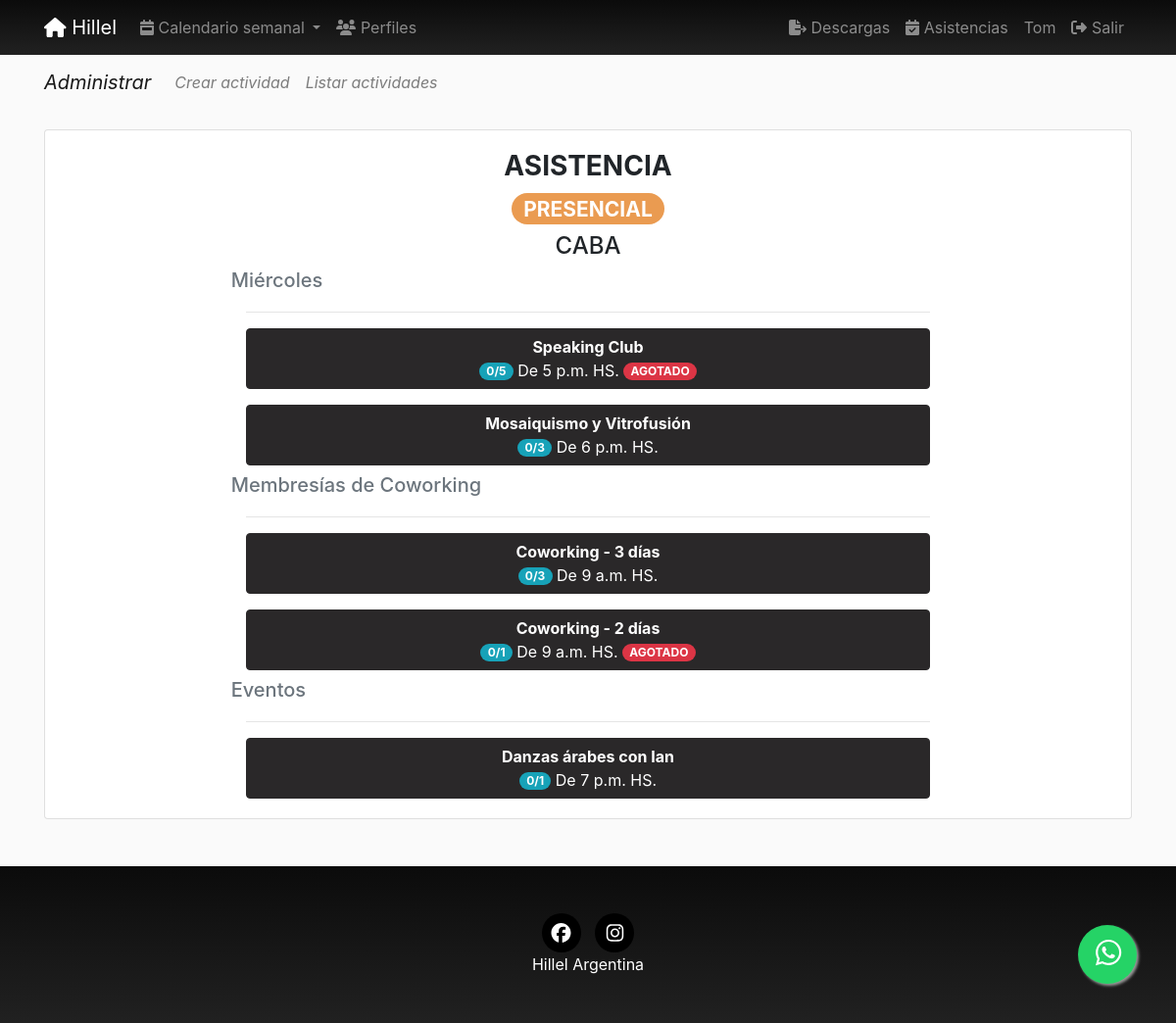
/pages/asistencia/0 (signed in), run on an earlier commit of the app's database.
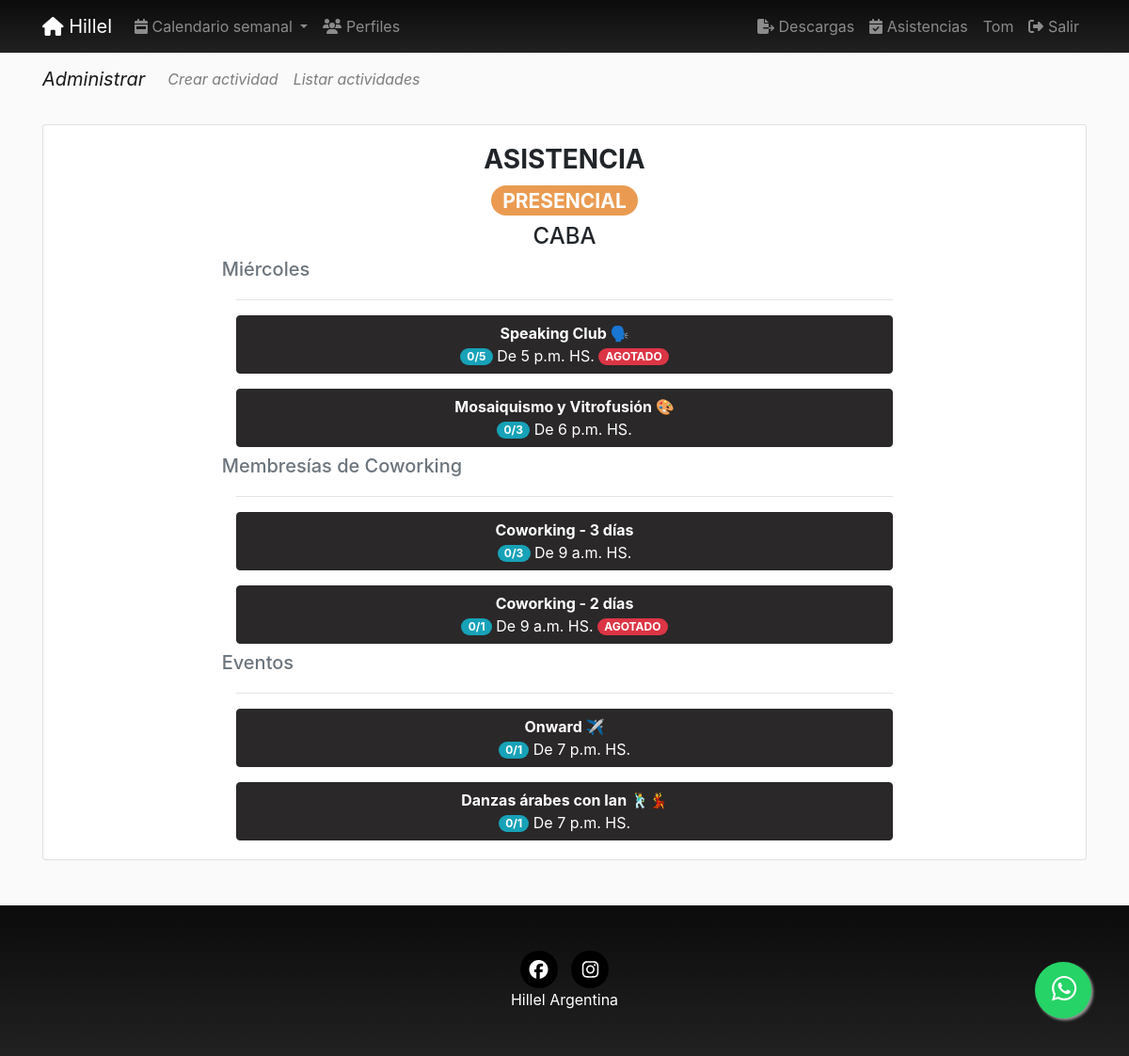
And on a later commit of the database.
### pages/models.py (models this page shows, shortened)
class Day(models.Model):
    day = models.CharField(verbose_name="Día", max_length=200)
    order = models.SmallIntegerField(verbose_name="Orden", default=0)
    class Meta:
        verbose_name = "Día"
        verbose_name_plural = "Días"
        ordering = ['order']
    @property
    def HayActividadPresencial(self, **kwargs):
        pages = Page.objects.find(self, 0)
        if pages is None:
            return False
        return True
    def HayActividadPresencial_provincia(self,provincia):
        pages = Page.objects.find_provincia(self, 0,provincia)
        if pages is None:
            return False
        return True
    def __str__(self):
        return self.day

class Page(models.Model):
    title = models.CharField(verbose_name="Título", max_length=200)
    horaDesde = models.TimeField(verbose_name="Hora desde", null=True, blank=True,auto_now=False, auto_now_add=False,)
    horaHasta = models.TimeField(verbose_name="Hora hasta", null=True, blank=True,auto_now=False, auto_now_add=False,)
    description = RichTextField(verbose_name="Descripción", null=True, blank=True)
    textoExtraMail = RichTextField(verbose_name="Texto extra del mail", null=True, blank=True)
    flyer = models.ImageField(upload_to=custom_upload_to,
                               null=True, blank=True)
    dia = models.ForeignKey(Day, verbose_name='dia', null=True, on_delete=models.CASCADE)
    cupo = models.SmallIntegerField(verbose_name="Cupo", default=0)
    modalidad = BooleanField(verbose_name="Online", default=0)
    nuevo = BooleanField(verbose_name="Nuevo", default=0)
    activa = BooleanField(verbose_name="Activa", default=1)
    categories = models.ManyToManyField(Category, verbose_name='categorias', related_name='get_pages',blank=True)
    provincia = models.ForeignKey(Provincia, on_delete=models.CASCADE, null=True, blank=True)
    responsable = models.ForeignKey(Responsable, on_delete=models.CASCADE, null=True, blank=True)
    colaborador = models.ForeignKey(Colaborador, on_delete=models.CASCADE, null=True, blank=True)
    secreta = BooleanField(verbose_name="Tiene clave?", default=0)
    clave = models.CharField(verbose_name="Clave", null=True, blank=True, default="", max_length=200)
    objects = PagesManager()
    created = models.DateTimeField(auto_now_add=True, verbose_name="Fecha de creación", blank=True, null=True)
    updated = models.DateTimeField(auto_now=True, verbose_name="Fecha de edición", blank=True, null=True)
    class Meta:
        verbose_name = "actividad"
        verbose_name_plural = "actividades"
        ordering = ['dia__order', 'horaDesde', '-title']
    @property
    def Qanotados(self):
        subscripcion = Subscription.objects.find_page(self)
        if subscripcion is None:
            return 0
        if len(subscripcion) > 0:
            return subscripcion.count()
        return 0
    def historialHoy(self):
        date = datetime.now()
        historial = Historial.objects.find(page=self, date=date)
        if historial is None:
            return None
        return historial
    @property
    def Qasistentes(self):
        if self.historialHoy() is None:
            return 0
        return self.historialHoy().Qasistentes

### pages/views.py (the view)
# urls.py: path('asistencia/<int:modalidad>', Asistencia, name='asistencia'),
def Asistencia(request, modalidad):
    if request.user.is_authenticated:
        dia = datetime.now().weekday()+1
        dias = Day.objects.all()
        pages = Page.objects.all()
        for day in dias:
            day.mostrar = Day.HayActividadPresencial_provincia(day, request.user.profile.provincia)
        return render(request, 'pages/asistencia.html',
        {'page_list': pages, 'dia': dia, 'days': dias, 'modalidad': modalidad})
    raise Http404("Usuario no está autenticado")

### location/models.py (called while the page is built)
    def __str__(self):
        return self.title

### pages/models.py (called while the page is built)
    def find(self, dia, modalidad):
        queryset = self.filter(modalidad=modalidad, dia=dia, activa=True)
        if len(queryset) > 0:
            return queryset
        return None

    def find_provincia(self, dia, modalidad, provincia):
        queryset = self.filter(modalidad=modalidad, dia=dia, activa=True, provincia=provincia)
        if len(queryset) > 0:
            return queryset
        return None

    def find_page(self, page):
        queryset = self.filter(pages=page)
        if len(queryset) > 0:
            return queryset
        return None

    def find(self, page, date):
        historial = self.filter(page=page,
                                fecha__year=date.year,
                                fecha__month=date.month,
                                fecha__day=date.day
                                )
        if len(historial) == 0:
            return None
        return historial[0]

### profiles/processors.py (called while the page is built)
def ctx_dict(request):
    ctx = {}
    bitajon = False
    if request.user.groups.filter(name="BITAJON").count():
        bitajon = True
    ctx["bitajon"] = bitajon
    return ctx

### pages/templates/pages/asistencia.html (shortened to what this page needs)
{% extends 'core/base.html' %}
{% load static %}
{% block content %}
  {% include 'pages/includes/pages_menu.html' %}
  <main role="main">
    <div class="container"  >
      <div class="card  mx-auto border-1 mb-5 "    >
        <div class="card-body  mx-auto col-md-8"  >
          <h3  class="text-center font-weight-bold">ASISTENCIA</h3>
          <h3 class="text-center">
            {% if modalidad  %}
              <a href="{% url 'pages:asistencia' 0 %}" class="text-center badge badge-pill badge-online text-white">ONLINE</a>
            {% else %}
              <a href="{% url 'pages:asistencia' 1 %}" class="text-center badge badge-pill badge-presencial text-white">PRESENCIAL</a>
              <h4 class="text-center">{{request.user.profile.provincia}}</h4>
              {% endif %}
          </h3>
          {% for day in days %}
            {% if  day.order == dia or day.order > 7 %}
              {% if modalidad == 0 and day.HayActividadPresencial or modalidad == 1 and day.HayActividadOnline %}
                <div class="row mt-2">
                  <h5 class="mb-1 text-muted ">{{day}}</h5>
                </div>
                <hr>
              {% endif %}
            {% endif %}
            {% for page in page_list|dictsort:"id" reversed %}
              {% if  day.order == dia or day.order > 7 %}
                {% if day == page.dia  and modalidad == page.modalidad %}
                  {% if modalidad == 1 or modalidad == 0 and request.user.profile.provincia == page.provincia %}
                  <div class="row mt-3">
                    <div class="col-md-12    ">
                      <a class="btn btn-dark btn-block"  href="{% url 'pages:asistenciaDetail' page.id page.title|slugify %}">
                        <dl class="mb-0" style="white-space: normal; ">
                        <dt class="mb-0 text-center">
                          {{page.title}}
                        </dt>
                        <dd class=" mb-0 text-center">
                          {% if request.user.is_staff or bitajon %}
                            <span class="text-left badge badge-pill badge-info">{{page.Qasistentes}}/{{page.Qanotados}}</span>
                          {% endif %}
                          De {{page.horaDesde}}
                          HS.
                        {% if page.Qanotados >= page.cupo and page.cupo != 0 %}
                          <span class="badge badge-pill badge-danger">AGOTADO</span>
                        {% endif %}
                        </dd>
                        </dl>
                      </a>
                    </div>
                  </div>
                {% endif %}
              {% endif %}
              {% endif %}
            {% endfor %}
          {% endfor %}
        </div>
      </div>
    </div>
  </main>
{% endblock %}

What changed in the data, as far as the page shows it:
changed Page: title "Speaking Club" → "Speaking Club 🗣️"
changed Page: title "Mosaiquismo y Vitrofusión" → "Mosaiquismo y Vitrofusión 🎨"
added Page: title "Onward ✈️", Qasistentes "0", Qanotados "1", horaDesde "7 p.m.", shown under Day "Eventos"
changed Page: title "Danzas árabes con Ian" → "Danzas árabes con Ian 🕺💃"
